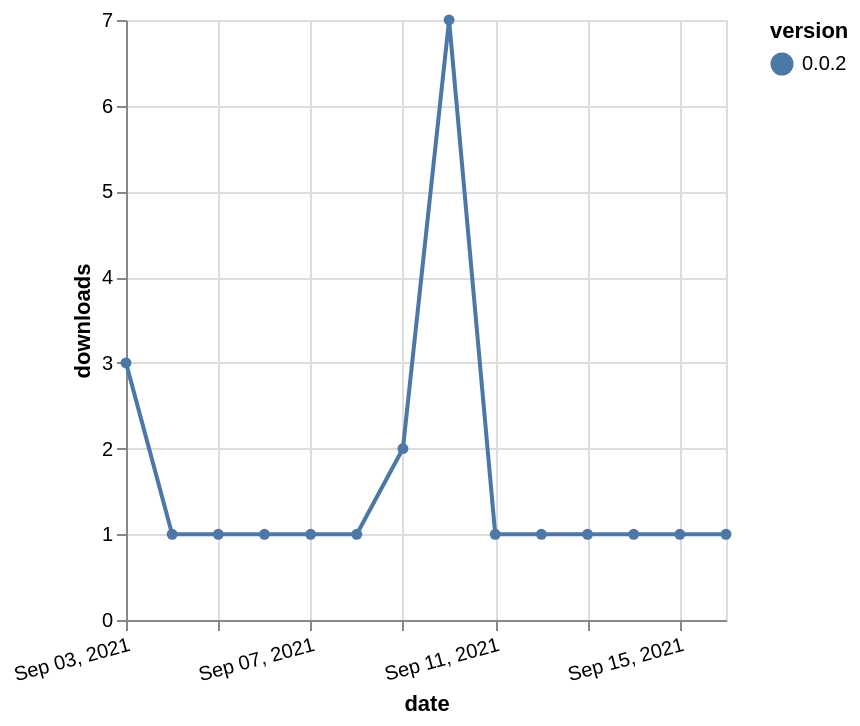

Express this chart as Vega-Lite.
### Vega-Lite specification from a JSON file in a GitHub repository (floating-point values rounded to 4 significant figures)
{"$schema": "https://vega.github.io/schema/vega-lite/v5.json", "description": "A simple bar chart with embedded data.", "data": {"values": [{"date": "2021-09-03", "total": 519, "delta": 3, "version": "0.0.2"}, {"date": "2021-09-04", "total": 520, "delta": 1, "version": "0.0.2"}, {"date": "2021-09-05", "total": 521, "delta": 1, "version": "0.0.2"}, {"date": "2021-09-06", "total": 522, "delta": 1, "version": "0.0.2"}, {"date": "2021-09-07", "total": 523, "delta": 1, "version": "0.0.2"}, {"date": "2021-09-08", "total": 524, "delta": 1, "version": "0.0.2"}, {"date": "2021-09-09", "total": 526, "delta": 2, "version": "0.0.2"}, {"date": "2021-09-10", "total": 533, "delta": 7, "version": "0.0.2"}, {"date": "2021-09-11", "total": 534, "delta": 1, "version": "0.0.2"}, {"date": "2021-09-12", "total": 535, "delta": 1, "version": "0.0.2"}, {"date": "2021-09-13", "total": 536, "delta": 1, "version": "0.0.2"}, {"date": "2021-09-14", "total": 537, "delta": 1, "version": "0.0.2"}, {"date": "2021-09-15", "total": 538, "delta": 1, "version": "0.0.2"}, {"date": "2021-09-16", "total": 539, "delta": 1, "version": "0.0.2"}]}, "width": "container", "mark": {"type": "line", "point": {"filled": true}}, "encoding": {"x": {"field": "date", "type": "temporal", "timeUnit": "yearmonthdate", "title": "date", "axis": {"labelAngle": -15}}, "y": {"field": "delta", "type": "quantitative", "title": "downloads"}, "color": {"field": "version", "type": "nominal"}, "tooltip": {"field": "delta"}}}
